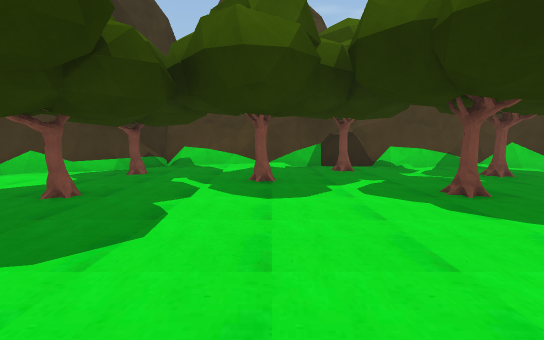
View 1 (above)

16 first-person views from a walk through a Unity game level. The camera is 1.4 m above the floor, tilts 6° down and sees 85° across. The floor is counted in squares, 2 m on a side. Each view is taken from the middle of a square. On the plan, view 1 faces up. The plan holds only what a view shows up to about 10 squares ahead; the rest is blank. The place goes on beyond the plan. Some surface patterns are stand-ins.

View 2
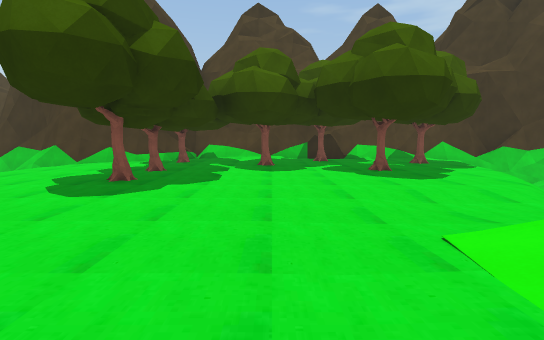

View 3
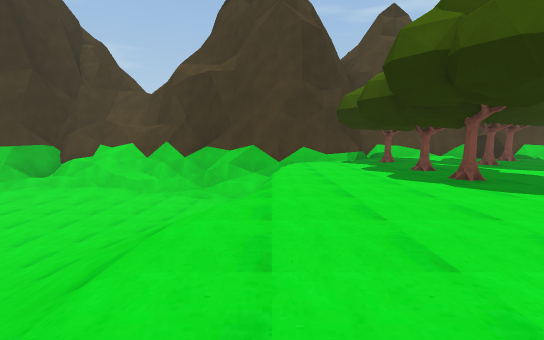

View 4
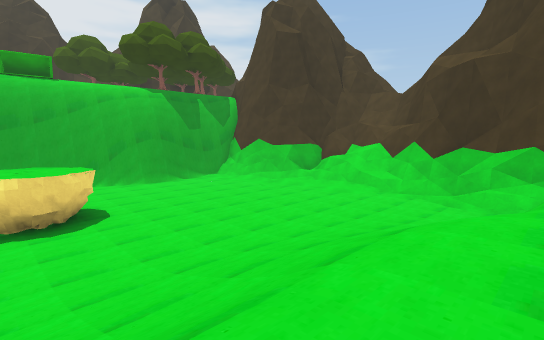

View 5
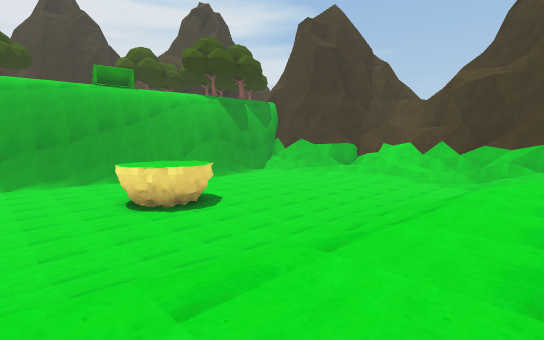

View 6
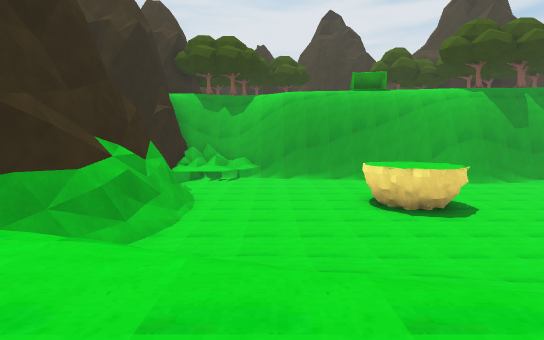

View 7
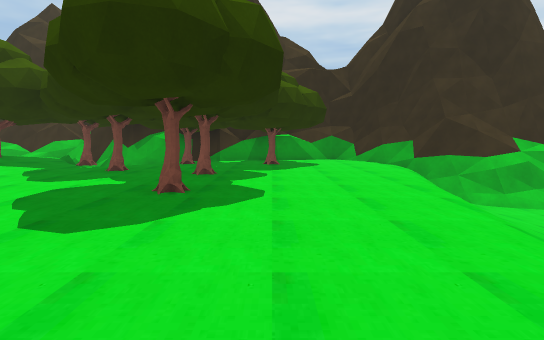

View 8
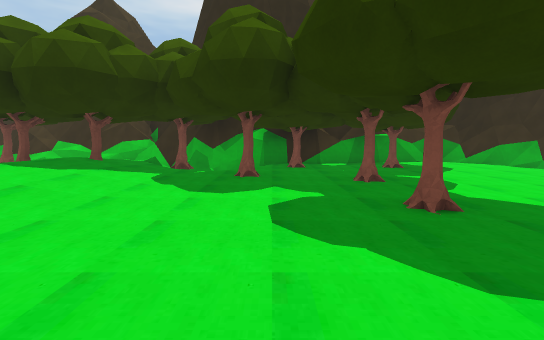

View 9
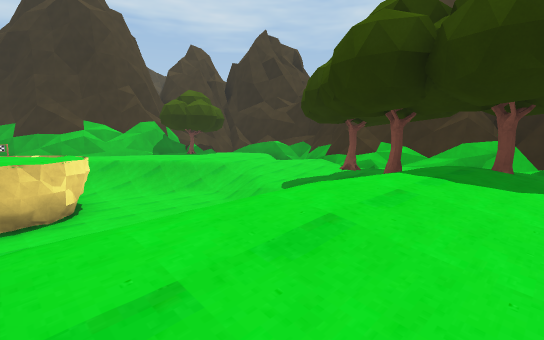

View 10
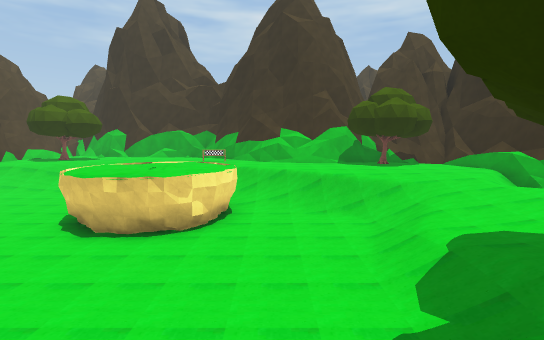

View 11
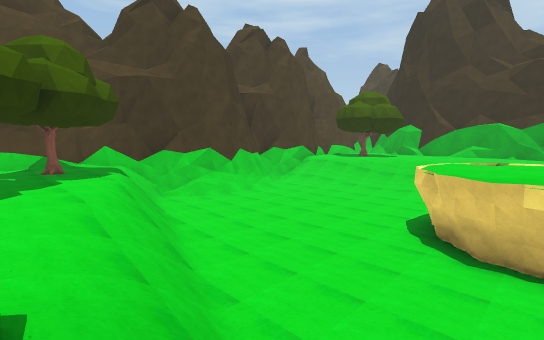

View 12
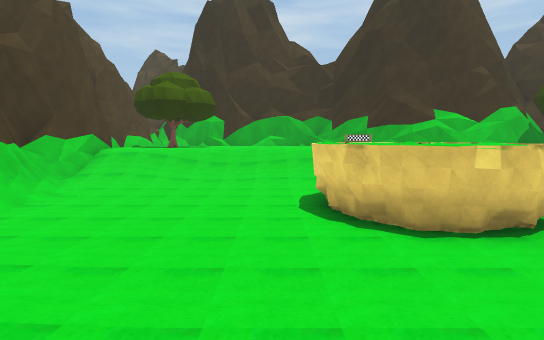

View 13
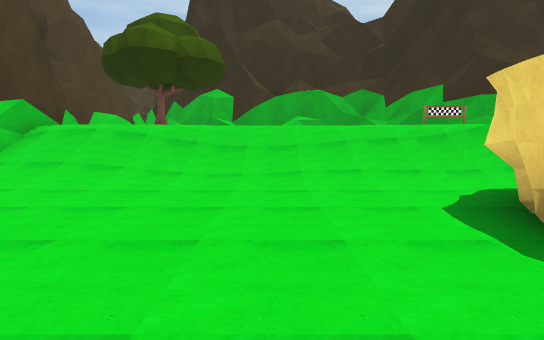

View 14
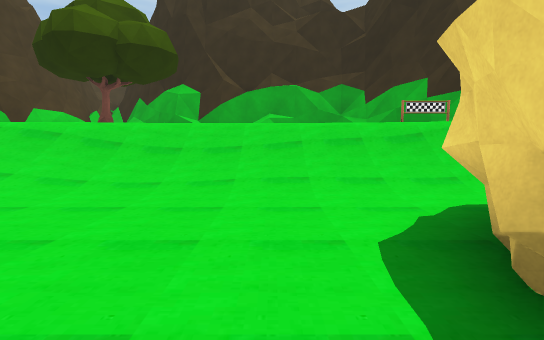

View 15
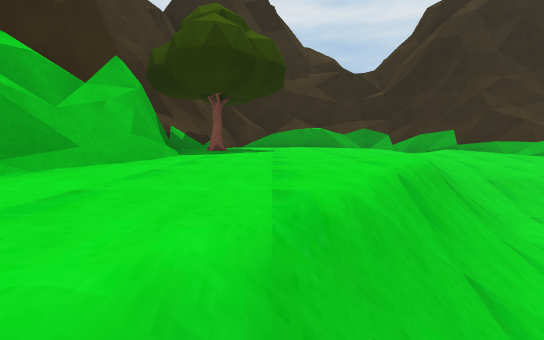

View 16
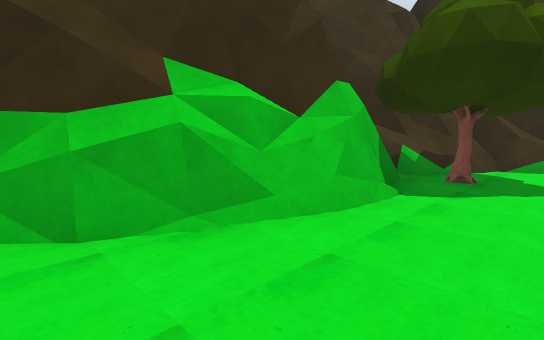

### Floor plan
Key: @ floor where view 1 was taken; # wall or solid block; x gap in a wall; . main floor; - floor 0.25 m lower than the main floor; : floor 0.75 m higher than the main floor; _ floor 1.75 m lower than the main floor; < floor 2 m lower than the main floor; / step, stairs or slope; = window, fence, low wall or low ledge; ^ raised ledge; T tree.
Columns run from 19 left of view 1 to 19 right of it. Each row starts with its distance up from view 1.
  8          #      ##########
  7     ##==###   ###///.T=//###  #######
  6     #////######.T......T.//####/###.###
  5      /<<<<<</x.....T...../////////
  4       <<<<<</=..T....T..//_<<<<<//
  3      <<<<<</ /..........//<<<<<<//.   #
  2    <<<<<<<// /..T......//<<<<<<<//.   #
  1    <<<<<<<////.........//<<<<<<<//.   #
  0    <<<<<<<///......@.--//<<<<<<<//.   #
 -1 #  <<<<<<<///... ....  /<<<<##<<//.   #
 -2 #   <##<<<///... ....   <<<####<//   =#
 -3   <<<##<<<///........// <<<##  /// # ##
 -4  <<<<<<<<<///......./// <<<### //  ###
 -5 #<<<<<<<<///...T..../// <<<<<#///..##
 -6  <<<<<<<<///.......//:/ <<<<<<//...#
 -7    <<<<<</ /...T...//:/=<<<<<//...##
 -8    <<///// ......T.//TT=////<//...#
 -9      ##### ...T.T./T//  //////....#
-10          ##/.....///=/ /T/////....#
-11           ##/######^#/////////...T#
-12              #      ######////....#
-13                      #   ####=///##
-14                             ###^^#

Positions as (right, up) in squares from view 1, and headings:
1: (0, 0), facing up
2: (0, -3), facing up
3: (-6, -3), facing up
4: (-6, -3), facing up-left
5: (-6, -6), facing up-left
6: (-6, -6), facing left
7: (-5, -1), facing down
8: (-2, -2), facing down
9: (1, -3), facing down-right
10: (2, -6), facing right
11: (3, -3), facing up-right
12: (4, 0), facing right
13: (8, 1), facing right
14: (9, 0), facing right
15: (13, -4), facing down
16: (13, -5), facing down-right
